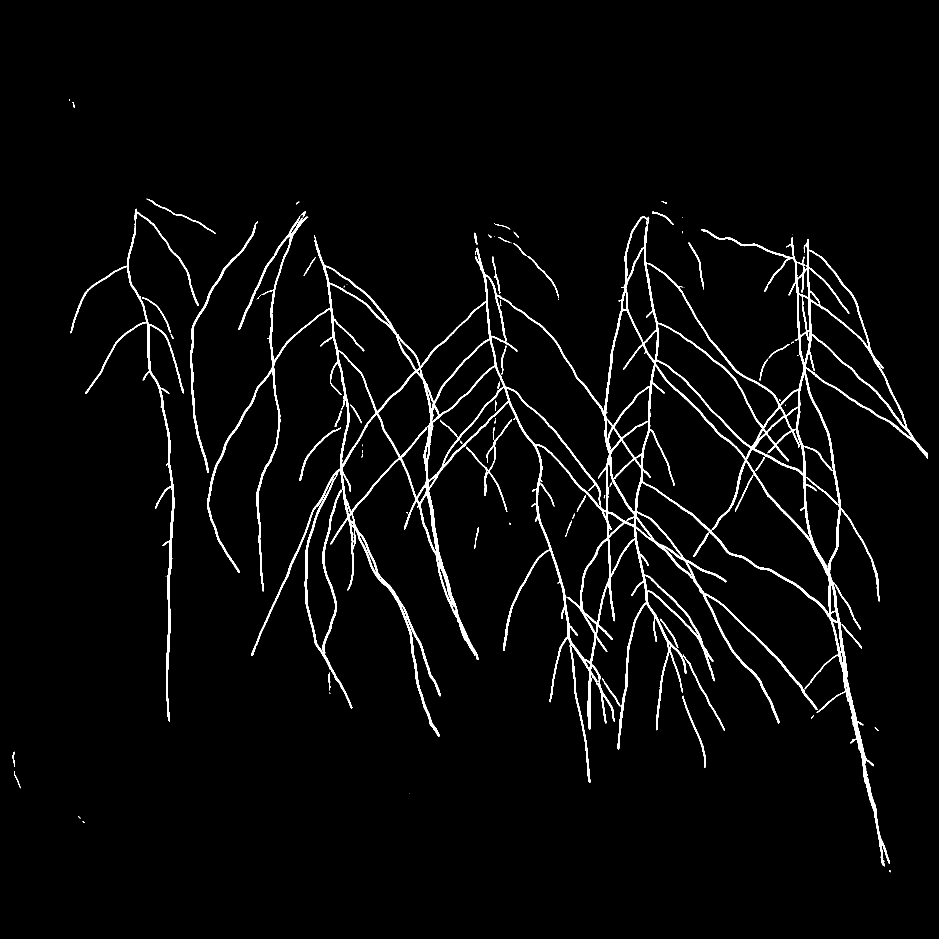
#> input picture temp/overlapping_roots/overlapping_masks/000_43-18-ROOT1-2023-08-08_pvdCherry_OD001_Col0_01-Fish Eye Corrected_root_mask.tif, 2816 x 2816 px (shown at 1/3 size)
$ jupyter execute --allow-errors skeleton_analysis.ipynb
#> lines starting #> are read from the running program, lines starting #| are printed output that depends on the picture; after the words box and inside, x2 and y2 are one past the last pixel; in counts of white or black regions, pixels touching at a corner belong together
### temp/Personal_pipelines/Fedya_pipeline/backend.py
import cv2
import pandas as pd
import numpy as np
import glob
import os
import skimage
from patchify import patchify, unpatchify
import networkx as nx
from skan import Skeleton, summarize
from skan.csr import skeleton_to_csgraph
from tqdm import tqdm

os.environ['TF_CPP_MIN_LOG_LEVEL'] = '2'
os.environ['SM_FRAMEWORK'] = 'tf.keras'

import segmentation_models
from keras.models import model_from_json

#region ROI extraction

# [50 lines left out: functions find_start_end, derivative, roi_extraction_image, not called in this run]

def roi_extraction_coords(path):
    '''
    Function takes in a path to an image and returns coordinates of the petri dish in it by finding average derivatives values, start and end coordinates of the petri dish by looking at the change of the derivative. These coordinates are used to crop masks
    :param path: path to an image
    :return: coordinates of the petri dish to crop masks
    '''
    img = cv2.imread(path, 0)
    img = img[0:-1, 0:4000]

    average_derivatives_horizontal = derivative(img, 1)
    average_derivatives_vertical = derivative(img, 0)

    y = find_start_end(average_derivatives_vertical)
    x = find_start_end(average_derivatives_horizontal)

    width = x[0] - x[1]

    return [y[1], y[1] + width, x[1], x[0]]

# [665 lines left out: functions width_of_the_plate_p, load_image, padder, single_image, multiple_images, datagen_for_predictions and 21 more, not called in this run]

### temp/overlapping_roots/skeleton_analysis.ipynb
[cell 1]
import matplotlib.pyplot as plt
from skimage.io import imread
from skimage.morphology import skeletonize
from skan import Skeleton, summarize
from skan.csr import skeleton_to_csgraph
import networkx as nx
from pyvis.network import Network

# Load your image
image_path = 'overlapping_masks/000_43-18-ROOT1-2023-08-08_pvdCherry_OD001_Col0_01-Fish Eye Corrected_root_mask.tif'
#> (the rest of this cell did not finish here and is left out)

[cell 2]
from Personal_pipelines.Fedya_pipeline.backend import *

#> (a cell that did not finish here is left out)

[cell 4]
import matplotlib.pyplot as plt
import cv2
import glob

template = cv2.imread("seeding_template.tif", 0)
for path in glob.glob("/Users/work_uni/Downloads/T0/*.png.png"):
    image = cv2.imread(path,0)[:,:4112]
    bitwise_or = cv2.bitwise_or(image, template)
    path = path[path.rfind("/")+1:-4]
    print(f'/Users/work_uni/Documents/GitHub/AIxPlant_Science/overlapping_roots/check_pos/{path}_template.png')
    cv2.imwrite(f'/Users/work_uni/Documents/GitHub/AIxPlant_Science/overlapping_roots/check_pos/{path}_template.png', bitwise_or)

#> (a cell that did not finish here is left out)

#> (a cell that did not finish here is left out)

[cell 7]
import matplotlib.pyplot as plt
import cv2
import glob
import matplotlib.pyplot as plt
from skimage.io import imread
from skimage.morphology import skeletonize
from skan import Skeleton, summarize
import skimage
from skan.csr import skeleton_to_csgraph
import networkx as nx
from pyvis.network import Network

mask = cv2.imread("overlapping_masks/000_43-18-ROOT1-2023-08-08_pvdCherry_OD001_Col0_01-Fish Eye Corrected_root_mask.tif")
#> mask is the input picture: shape (2816, 2816, 3); 2.9% white; 102 white regions (37 under 20 px), largest, box (x1, y1, x2, y2) and area: (621, 647, 2784, 2599) 192134, (211, 626, 597, 2164) 14185, (570, 670, 768, 1418) 4529

plant_skeleton = skimage.morphology.skeletonize(mask)
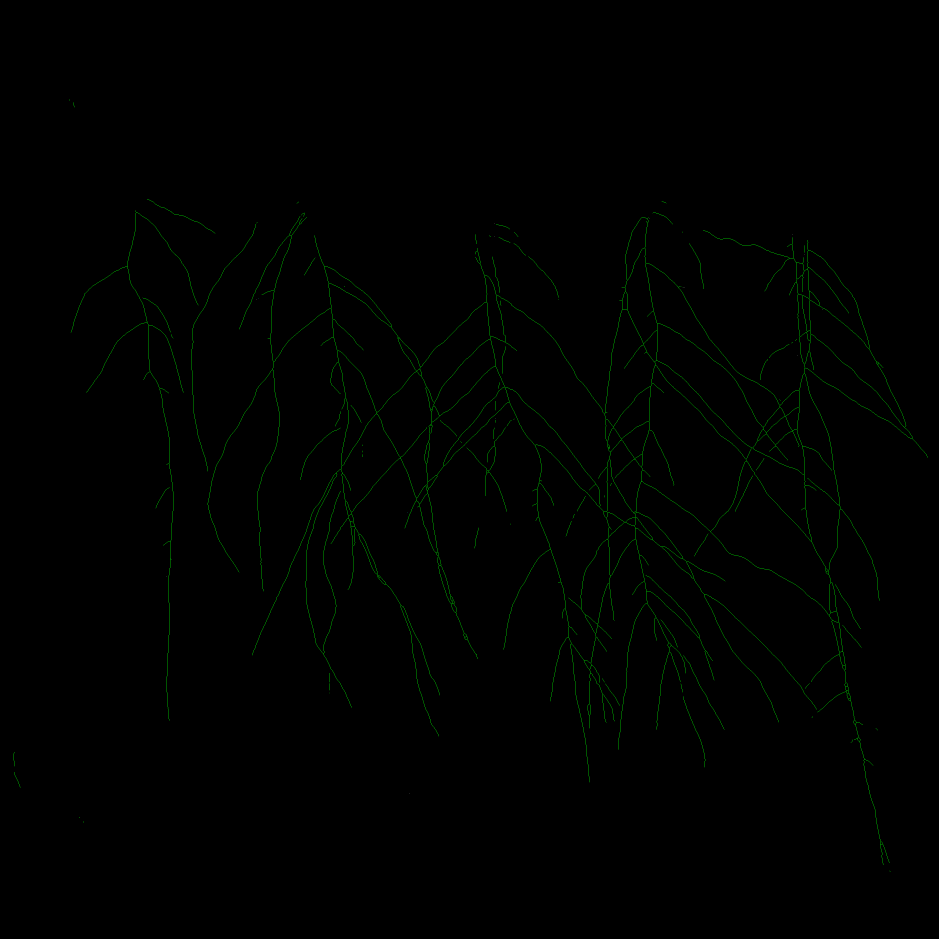
#> plant_skeleton: shape (2816, 2816, 3) bool (shown at 1/3 size); mean B, G, R 1.89e-06, 0.00512, 1.64e-06
#> (the rest of this cell did not finish here and is left out)

[cell 8]
fig = plt.figure(figsize=(3.54,3.54), dpi=600)
plt.imshow(mask)

[cell 9]
mask = cv2.imread("overlapping_masks/000_43-18-ROOT1-2023-08-08_pvdCherry_OD001_Col0_01-Fish Eye Corrected_predicted.tif", cv2.IMREAD_COLOR)
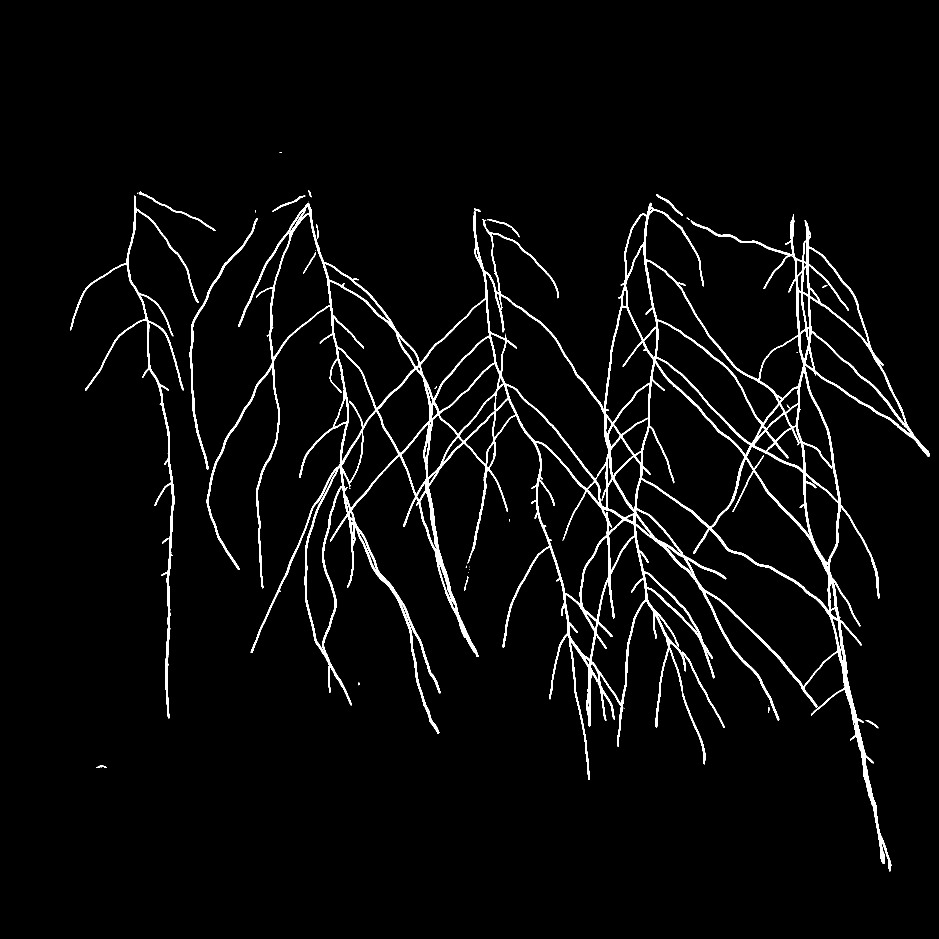
#> input picture temp/overlapping_roots/overlapping_masks/000_43-18-ROOT1-2023-08-08_pvdCherry_OD001_Col0_01-Fish Eye Corrected_predicted.tif, 2816 x 2816 px (shown at 1/3 size)
#> mask is the input picture: shape (2816, 2816, 3); values 0 (black) and 1 (white), 3.1% white; 40 white regions (20 under 20 px), largest, box (x1, y1, x2, y2) and area: (620, 608, 2788, 2614) 223911, (210, 587, 596, 2155) 15728, (569, 654, 774, 1409) 4528
mask = (mask * 255).astype('uint8')
mask = skimage.morphology.dilation(mask)
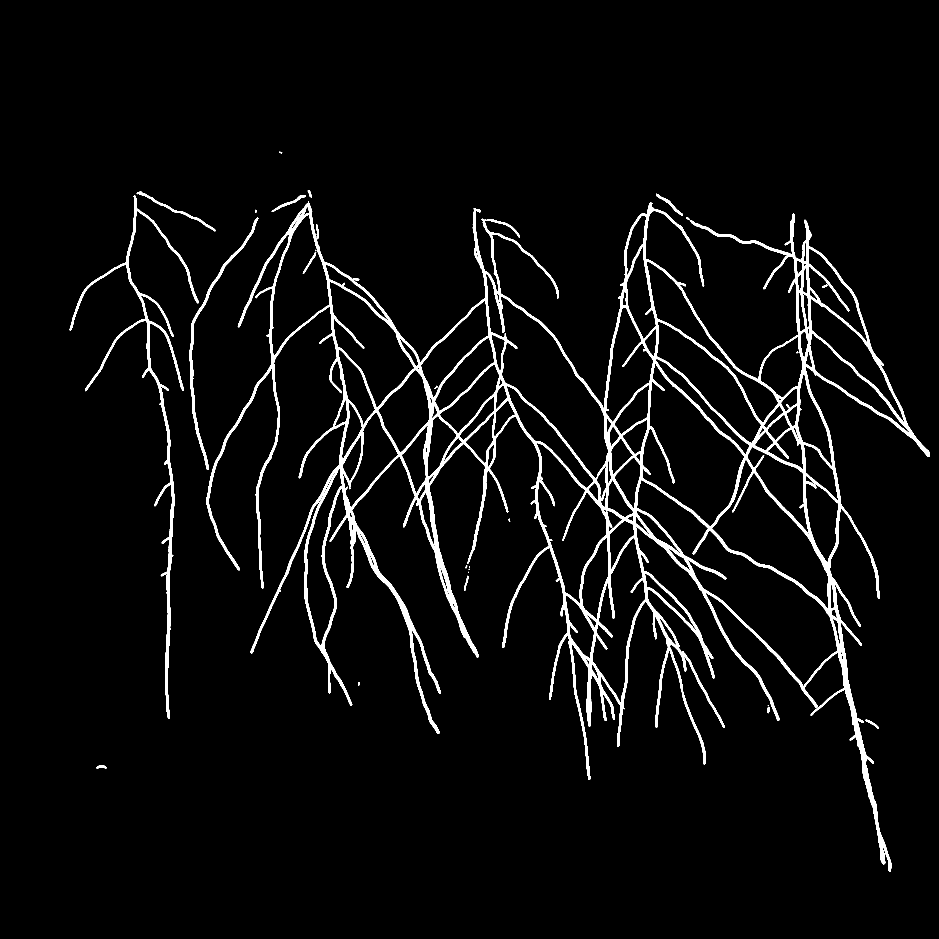
#> mask: shape (2816, 2816, 3) (shown at 1/3 size); 4.2% white; 30 white regions (6 under 20 px), largest, box (x1, y1, x2, y2) and area: (619, 607, 2789, 2615) 299022, (209, 586, 597, 2156) 21541, (568, 653, 775, 1410) 6056
mask = skimage.morphology.erosion(mask)
#> mask: shape (2816, 2816, 3); 3.1% white; 35 white regions (18 under 20 px), largest, box (x1, y1, x2, y2) and area: (620, 608, 2788, 2614) 225622, (210, 587, 596, 2155) 15765, (569, 654, 774, 1409) 4535
print(mask.shape)
#| (2816, 2816, 3)
plant_skeleton = skimage.morphology.skeletonize(mask)
#> (the rest of this cell did not finish here and is left out)
